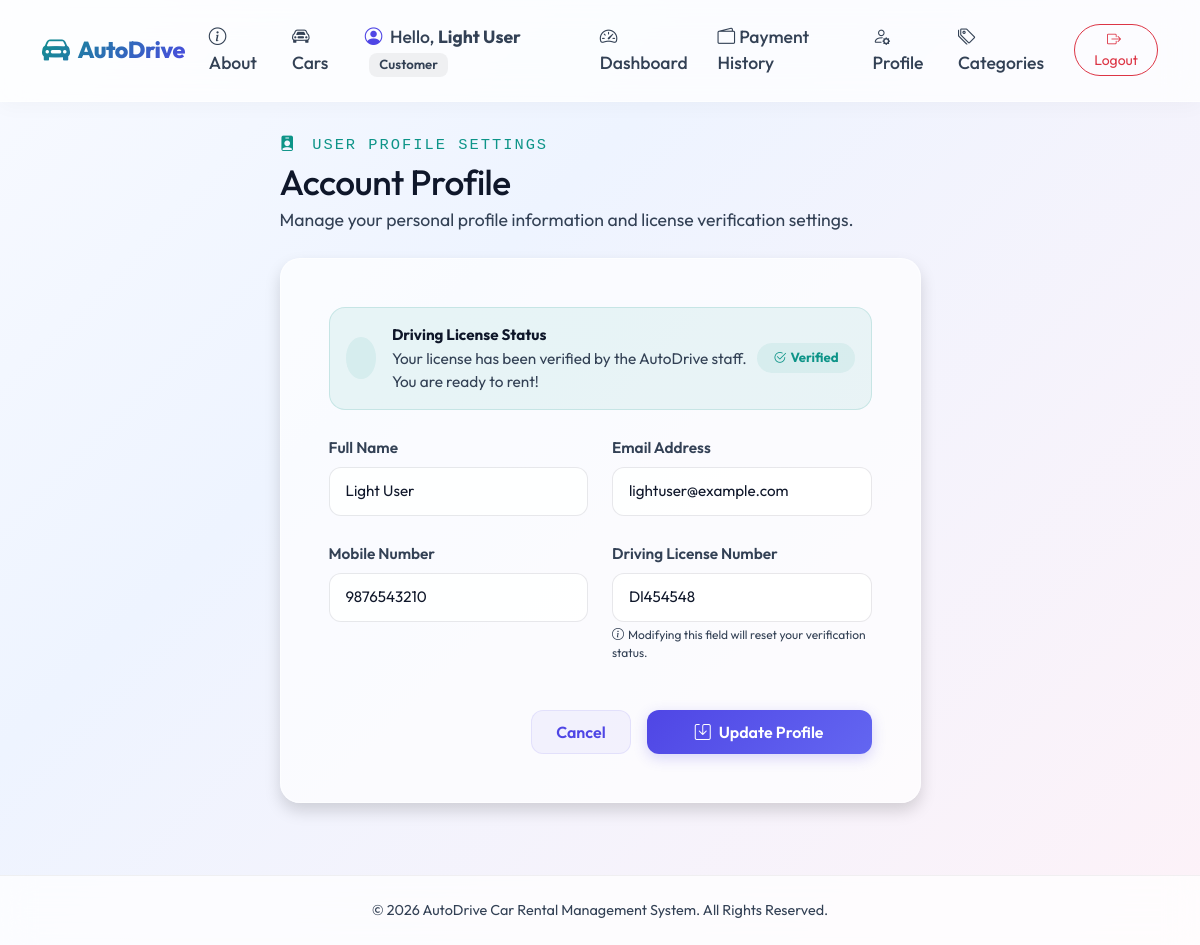
Screenshot of /profile/ (signed in) with the database file from the repository.
### rental/models.py (models this page shows, shortened)
class User(AbstractUser):
    ROLE_CHOICES = (
        ('customer', 'Customer'),
        ('staff', 'Staff'),
        ('admin', 'Admin'),
    )
    username = None
    email = models.EmailField(unique=True, verbose_name="Email Address")
    name = models.CharField(max_length=255, verbose_name="Full Name")
    mobile = models.CharField(max_length=15, verbose_name="Mobile Number")
    license_number = models.CharField(max_length=50, blank=True, null=True, verbose_name="Driving License Number")
    role = models.CharField(max_length=10, choices=ROLE_CHOICES, default='customer', verbose_name="Role")
    is_license_verified = models.BooleanField(default=False, verbose_name="License Verified")
    objects = UserManager()
    USERNAME_FIELD = 'email'
    REQUIRED_FIELDS = ['name']

### rental/views.py (the view)
# urls.py: path('profile/', views.profile_view, name='profile'),
@login_required
def profile_view(request):
    user = request.user
    old_license = user.license_number
    if request.method == 'POST':
        form = UserProfileForm(request.POST, instance=user)
        if form.is_valid():
            profile_user = form.save(commit=False)
            if profile_user.license_number != old_license:
                profile_user.is_license_verified = False
            profile_user.save()
            return redirect('profile')
    else:
        form = UserProfileForm(instance=user)
    return render(request, 'rental/profile.html', {'form': form, 'user': user})

### rental/forms.py
class UserProfileForm(forms.ModelForm):
    class Meta:
        model = User
        fields = ('name', 'email', 'mobile', 'license_number')
    def __init__(self, *args, **kwargs):
        super().__init__(*args, **kwargs)
        for field_name, field in self.fields.items():
            field.widget.attrs.update({
                'class': 'form-control',
                'placeholder': f'Enter {field.label}'
            })

### templates/rental/profile.html (shortened to what this page needs)
{% extends 'base.html' %}
{% block content %}
<div class="container my-5 fade-in-up">
    <div class="row justify-content-center">
        <div class="col-md-7">
            <div class="mb-4">
                <div class="text-uppercase font-monospace text-success small mb-1" style="letter-spacing: 2px;">
                    <i class="bi bi-person-badge-fill me-1"></i> User Profile Settings
                </div>
                <h1 class="fw-extrabold text-dark mb-1" style="font-size: 2.2rem; letter-spacing: -0.5px;">Account Profile</h1>
                <p class="text-muted">Manage your personal profile information and license verification settings.</p>
            </div>
            <div class="card card-custom p-4 p-md-5 mb-4 shadow">
                <div class="p-3 rounded-4 mb-4 d-flex align-items-center justify-content-between"
                     style="background-color: {% if user.is_license_verified %}rgba(13, 148, 136, 0.08){% else %}rgba(217, 119, 6, 0.08){% endif %};
                            border: 1px solid {% if user.is_license_verified %}rgba(13, 148, 136, 0.15){% else %}rgba(217, 119, 6, 0.15){% endif %};">
                    <div class="d-flex align-items-center gap-3">
                        <div class="rounded-circle p-2.5 {% if user.is_license_verified %}bg-success-subtle text-success{% else %}bg-warning-subtle text-warning{% endif %} d-flex align-items-center justify-content-center" style="width: 42px; height: 42px;">
                        </div>
                        <div>
                            <div class="fw-bold text-dark" style="font-size: 0.95rem;">Driving License Status</div>
                            <div class="text-muted small">
                                {% if user.is_license_verified %}
                                    Your license has been verified by the AutoDrive staff. You are ready to rent!
                                {% else %}
                                    Your license is currently unverified. Bookings require staff verification.
                                {% endif %}
                            </div>
                        </div>
                    </div>
                    <div>
                        {% if user.is_license_verified %}
                            <span class="badge bg-success-subtle text-success px-3 py-2 rounded-pill fw-bold"><i class="bi bi-check2-circle me-1"></i>Verified</span>
                        {% else %}
                            <span class="badge bg-warning-subtle text-warning px-3 py-2 rounded-pill fw-bold"><i class="bi bi-hourglass me-1"></i>Unverified</span>
                        {% endif %}
                    </div>
                </div>
                <form method="post" novalidate>
                    <div class="row g-4">
                        <div class="col-md-6">
                            <label for="{{ form.name.id_for_label }}" class="form-label text-secondary fw-semibold small">Full Name</label>
                            {{ form.name }}
                        </div>
                        <div class="col-md-6">
                            <label for="{{ form.email.id_for_label }}" class="form-label text-secondary fw-semibold small">Email Address</label>
                            {{ form.email }}
                        </div>
                        <div class="col-md-6">
                            <label for="{{ form.mobile.id_for_label }}" class="form-label text-secondary fw-semibold small">Mobile Number</label>
                            {{ form.mobile }}
                        </div>
                        <div class="col-md-6">
                            <label for="{{ form.license_number.id_for_label }}" class="form-label text-secondary fw-semibold small">Driving License Number</label>
                            {{ form.license_number }}
                            <div class="form-text text-muted small mt-1" style="font-size: 0.75rem;">
                                <i class="bi bi-info-circle me-1"></i>Modifying this field will reset your verification status.
                            </div>
                        </div>
                        <div class="col-12 mt-5">
                            <div class="d-flex gap-3 align-items-center justify-content-end">
                                <a href="{% url 'dashboard' %}" class="btn btn-custom-secondary px-4">Cancel</a>
                                <button type="submit" class="btn btn-custom-primary px-5">
                                    <i class="bi bi-save me-2"></i>Update Profile
                                </button>
                            </div>
                        </div>
                    </div>
                </form>
            </div>
        </div>
    </div>
</div>
{% endblock %}

### templates/base.html (shortened to what this page needs)
{% load static %}
<!DOCTYPE html>
<html lang="en">
<head>
    <link href="https://cdn.jsdelivr.net/npm/bootstrap@5.3.2/dist/css/bootstrap.min.css" rel="stylesheet">
    <link rel="stylesheet" href="https://cdn.jsdelivr.net/npm/bootstrap-icons@1.11.2/font/bootstrap-icons.min.css">
    <link rel="stylesheet" href="{% static 'css/style.css' %}?v=4.0">
</head>
<body>
    <nav class="navbar navbar-expand-lg navbar-light navbar-custom py-3">
        <div class="container">
            <a class="navbar-brand d-flex align-items-center" href="{% url 'home' %}">
                <i class="bi bi-car-front-fill me-2 fs-3 text-primary"></i>
                <span>AutoDrive</span>
            </a>
            <div class="collapse navbar-collapse" id="navbarNav">
                <ul class="navbar-nav ms-auto align-items-center gap-2">
                    <li class="nav-item">
                        <a class="nav-link" href="{% url 'about' %}">
                            <i class="bi bi-info-circle me-1"></i>About
                        </a>
                    </li>
                    <li class="nav-item">
                        <a class="nav-link" href="{% url 'car_list' %}">
                            <i class="bi bi-car-front me-1"></i>Cars
                        </a>
                    </li>
                    {% if user.is_authenticated %}
                        <li class="nav-item">
                            <span class="nav-link text-secondary pe-none">
                                <i class="bi bi-person-circle me-1 text-primary"></i>
                                Hello, <strong>{{ user.name }}</strong>
                                <span class="badge bg-secondary ms-1">{{ user.get_role_display }}</span>
                            </span>
                        </li>
                        <li class="nav-item">
                            <a class="nav-link" href="{% url 'dashboard' %}">
                                <i class="bi bi-speedometer2 me-1"></i>Dashboard
                            </a>
                        </li>
                        <li class="nav-item">
                            <a class="nav-link" href="{% url 'payment_history' %}">
                                <i class="bi bi-wallet2 me-1"></i>Payment History
                            </a>
                        </li>
                        <li class="nav-item">
                            <a class="nav-link" href="{% url 'profile' %}">
                                <i class="bi bi-person-gear me-1"></i>Profile
                            </a>
                        </li>
                        <li class="nav-item">
                            <a class="nav-link" href="{% url 'category_list' %}">
                                <i class="bi bi-tags me-1"></i>Categories
                            </a>
                        </li>
                        <li class="nav-item ms-2">
                            <a class="btn btn-outline-danger btn-sm rounded-pill px-3" href="{% url 'logout' %}">
                                <i class="bi bi-box-arrow-right me-1"></i>Logout
                            </a>
                        </li>
                    {% endif %}
                </ul>
            </div>
        </div>
    </nav>
    <main class="flex-grow-1">
        {% block content %}
        {% endblock %}
    </main>
    <footer>
        <div class="container">
            <p class="mb-0">&copy; 2026 AutoDrive Car Rental Management System. All Rights Reserved.</p>
        </div>
    </footer>
</body>
</html>

### static/css/style.css (style rules this page uses)
:root { --primary-color: #4f46e5; --primary-hover: #4338ca; --primary-glow: rgba(79, 70, 229, 0.12); --accent-teal: #0d9488; --accent-teal-glow: rgba(13, 148, 136, 0.12); --accent-pink: #db2777; --accent-pink-glow: rgba(219, 39, 119, 0.12); --accent-amber: #d97706; --accent-amber-glow: rgba(217, 119, 6, 0.12); --bg-light: #f4f6fc; --bg-card: rgba(255, 255, 255, 0.65); --border-color: rgba(255, 255, 255, 0.5); --text-main: #0f172a; --text-muted: #334155; --text-dark: #0f172a; --transition-speed: 0.3s; }
body { font-family: 'Outfit', sans-serif; font-size: 1.1rem; background: linear-gradient(135deg, #f8faff 0%, #eef4ff 35%, #fdf2f8 100%); background-attachment: fixed; color: var(--text-main); min-height: 100vh; display: flex; flex-direction: column; position: relative; overflow-x: hidden; padding-top: 86px; }
.fade-in-up { animation: fadeInUp 0.6s cubic-bezier(0.16, 1, 0.3, 1) both; }
.navbar-custom { background: rgba(255, 255, 255, 0.75) !important; backdrop-filter: blur(16px); border-bottom: 1px solid rgba(255, 255, 255, 0.5); box-shadow: 0 4px 20px rgba(0, 0, 0, 0.03); position: fixed !important; top: 0; left: 0; right: 0; z-index: 1050; }
.navbar-brand { font-weight: 800; font-size: 1.45rem; letter-spacing: -0.5px; background: linear-gradient(135deg, var(--accent-teal) 0%, var(--primary-color) 100%); -webkit-background-clip: text; -webkit-text-fill-color: transparent; transition: filter var(--transition-speed); }
.navbar-custom .nav-link { font-weight: 500; color: var(--text-muted) !important; transition: all var(--transition-speed) ease; }
.card-custom { background: var(--bg-card); border: 1px solid rgba(255, 255, 255, 0.6); border-radius: 20px; backdrop-filter: blur(20px); box-shadow: 0 10px 30px rgba(79, 70, 229, 0.04), 0 1px 3px rgba(0, 0, 0, 0.02); transition: all var(--transition-speed) cubic-bezier(0.25, 0.8, 0.25, 1); overflow: hidden; }
footer { padding: 24px 0; margin-top: 24px; color: var(--text-muted); border-top: 1px solid rgba(0,0,0,0.06); background: rgba(255,255,255,0.45); }
.text-dark { color: var(--text-dark) !important; }
.text-muted { color: var(--text-muted) !important; }
.text-secondary { color: var(--text-muted) !important; }
.btn-custom-primary { background: linear-gradient(135deg, var(--primary-color) 0%, #6366f1 100%); border: none; color: white !important; font-weight: 600; padding: 10px 24px; border-radius: 12px; transition: all var(--transition-speed) ease; box-shadow: 0 4px 14px rgba(79, 70, 229, 0.22); }
.btn-custom-secondary { background-color: rgba(79, 70, 229, 0.05); border: 1px solid rgba(79, 70, 229, 0.1); color: var(--primary-color) !important; font-weight: 600; padding: 9px 22px; border-radius: 12px; transition: all var(--transition-speed); }
.form-control { background-color: rgba(255, 255, 255, 0.8); border: 1.5px solid rgba(0, 0, 0, 0.08); color: var(--text-main); border-radius: 12px; padding: 12px 16px; font-size: 0.95rem; transition: all var(--transition-speed) ease; }
.badge { font-weight: 600; padding: 0.4em 0.8em; border-radius: 8px; }
.bg-secondary { background-color: rgba(0, 0, 0, 0.05) !important; color: var(--text-muted) !important; }
.bg-success-subtle { background-color: rgba(13, 148, 136, 0.08) !important; }
.text-primary { color: #4f46e5 !important; }
.text-success { color: #0d9488 !important; }
footer { background: rgba(255, 255, 255, 0.75); border-top: 1px solid rgba(0, 0, 0, 0.05); padding: 24px 0; text-align: center; color: var(--text-muted); font-size: 0.9rem; margin-top: auto; backdrop-filter: blur(16px); }

### rows the page displays
User: name "Light User", role "Customer", email "lightuser@example.com", mobile "9876543210", license_number "Dl454548"
